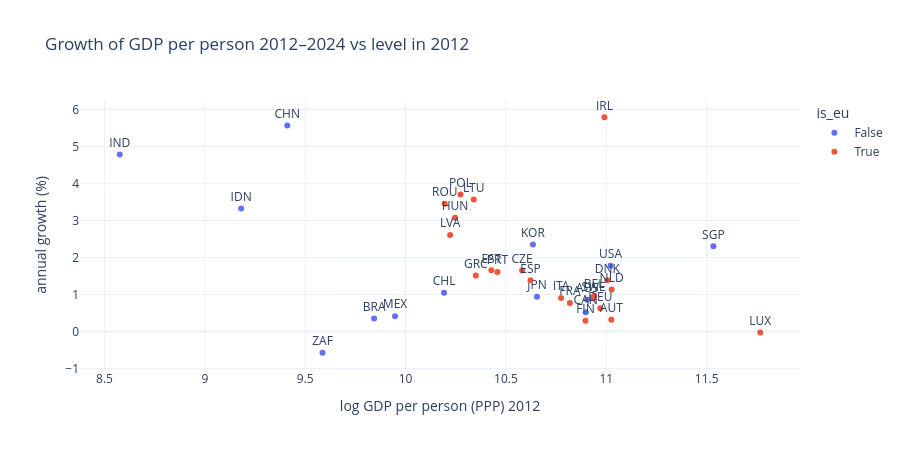

Write notebook code for a chart like this one.
### Markdown cell above
## 3 · The textbook version: β-convergence of GDP per person
Do economies that started poorer in 2012 grow faster to 2024? Annual growth of GDP per person (PPP, log difference) against the starting level, 34 countries, plus an EU-only version.

### Code cell
g = panel.set_index(["iso3", "year"]).gdp_per_capita_ppp.unstack()          # already in logs
a, b = 2012, 2024
bc = pd.DataFrame({"start": g[a], "growth": (g[b] - g[a]) / (b - a) * 100}).dropna().join(dim[["name", "is_eu"]])
def beta_test(d):
    m = smf.ols("growth ~ start", d).fit(cov_type="HC3")
    r, p, n = spearman(d.start, d.growth)
    rng = np.random.default_rng(0)
    perm = np.array([stats.spearmanr(rng.permutation(d.start.values), d.growth.values)[0] for _ in range(5000)])
    return {"slope per log point": m.params["start"], "ci_low": m.conf_int().loc["start", 0], "ci_high": m.conf_int().loc["start", 1], "p (HC3)": m.pvalues["start"], "Spearman ρ": r, "permutation p": (np.sum(np.abs(perm) >= abs(r)) + 1) / 5001, "countries": n}
beta = pd.DataFrame({"all 34 countries": beta_test(bc), "EU only": beta_test(bc[bc.is_eu])}).T
fig = px.scatter(bc.reset_index(), x="start", y="growth", text="iso3", color="is_eu", hover_name="name", title=f"Growth of GDP per person {a}–{b} vs level in {a}", labels={"start": f"log GDP per person (PPP) {a}", "growth": "annual growth (%)"}, height=450)
fig.update_traces(textposition="top center"); fig.show()
beta

### Figure 1 — Plotly figure (JSON) as saved in the notebook; plotly's stock layout.template omitted (floating-point values rounded to 4 significant figures)
{"data": [{"hovertemplate": "<b>%{hovertext}</b><br><br>is_eu=False<br>log GDP per person (PPP) 2012=%{x}<br>annual growth (%)=%{y}<br>iso3=%{text}<extra></extra>", "hovertext": ["Australia", "Brazil", "Canada", "Chile", "China", "Indonesia", "India", "Japan", "South Korea", "Mexico", "Singapore", "United States", "South Africa"], "legendgroup": "False", "marker": {"color": "#636efa", "symbol": "circle"}, "mode": "markers+text", "name": "False", "orientation": "v", "showlegend": true, "text": ["AUS", "BRA", "CAN", "CHL", "CHN", "IDN", "IND", "JPN", "KOR", "MEX", "SGP", "USA", "ZAF"], "textposition": "top center", "type": "scatter", "x": [10.9, 9.843, 10.9, 10.19, 9.411, 9.181, 8.576, 10.65, 10.63, 9.947, 11.53, 11.02, 9.586], "xaxis": "x", "y": [0.8588, 0.3552, 0.5229, 1.052, 5.571, 3.326, 4.784, 0.944, 2.35, 0.4166, 2.303, 1.78, -0.572], "yaxis": "y"}, {"hovertemplate": "<b>%{hovertext}</b><br><br>is_eu=True<br>log GDP per person (PPP) 2012=%{x}<br>annual growth (%)=%{y}<br>iso3=%{text}<extra></extra>", "hovertext": ["Austria", "Belgium", "Czechia", "Germany", "Denmark", "Spain", "Estonia", "Finland", "France", "Greece", "Hungary", "Ireland", "Italy", "Lithuania", "Luxembourg", "Latvia", "Netherlands", "Poland", "Portugal", "Romania", "Sweden"], "legendgroup": "True", "marker": {"color": "#EF553B", "symbol": "circle"}, "mode": "markers+text", "name": "True", "orientation": "v", "showlegend": true, "text": ["AUT", "BEL", "CZE", "DEU", "DNK", "ESP", "EST", "FIN", "FRA", "GRC", "HUN", "IRL", "ITA", "LTU", "LUX", "LVA", "NLD", "POL", "PRT", "ROU", "SWE"], "textposition": "top center", "type": "scatter", "x": [11.02, 10.94, 10.58, 10.97, 11.0, 10.62, 10.43, 10.9, 10.82, 10.35, 10.25, 10.99, 10.77, 10.34, 11.77, 10.22, 11.03, 10.27, 10.46, 10.19, 10.94], "xaxis": "x", "y": [0.3211, 0.9697, 1.652, 0.6274, 1.384, 1.386, 1.655, 0.2949, 0.7745, 1.514, 3.073, 5.792, 0.9059, 3.568, -0.02734, 2.611, 1.14, 3.703, 1.611, 3.452, 0.8942], "yaxis": "y"}], "layout": {"height": 450, "legend": {"title": {"text": "is_eu"}, "tracegroupgap": 0}, "title": {"text": "Growth of GDP per person 2012–2024 vs level in 2012"}, "xaxis": {"anchor": "y", "domain": [0.0, 1.0], "title": {"text": "log GDP per person (PPP) 2012"}}, "yaxis": {"anchor": "x", "domain": [0.0, 1.0], "title": {"text": "annual growth (%)"}}}}
